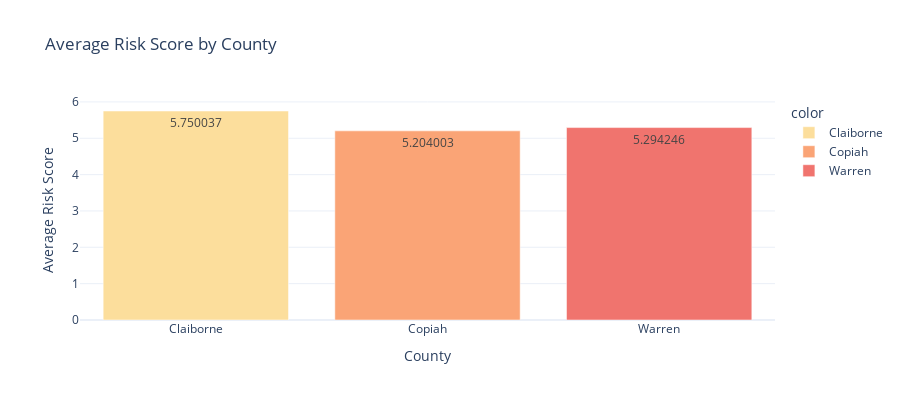

Write notebook code for a chart like this one.
### Code cell
# Visualizing risk scores by County
fig = px.bar(
    x=avg_risk_score_county.index,
    y=avg_risk_score_county.values,
    labels={'x': 'County', 'y': 'Average Risk Score'},
    title='Average Risk Score by County',
    color=avg_risk_score_county.index,
    color_discrete_sequence=px.colors.sequential.Sunsetdark,
    text_auto=True
)

fig.update_layout(
    xaxis_title='County',
    yaxis_title='Average Risk Score',
    template='plotly_white',
    width=900,
    height=400
)

fig.show()

### Figure 1 — Plotly figure (JSON) as saved in the notebook; plotly's stock layout.template omitted (floating-point values rounded to 4 significant figures)
{"data": [{"hovertemplate": "color=Claiborne<br>County=%{x}<br>Average Risk Score=%{y}<extra></extra>", "legendgroup": "Claiborne", "marker": {"color": "rgb(252, 222, 156)", "pattern": {"shape": ""}}, "name": "Claiborne", "orientation": "v", "showlegend": true, "textposition": "auto", "texttemplate": "%{y}", "type": "bar", "x": ["Claiborne"], "xaxis": "x", "y": [5.75], "yaxis": "y"}, {"hovertemplate": "color=Copiah<br>County=%{x}<br>Average Risk Score=%{y}<extra></extra>", "legendgroup": "Copiah", "marker": {"color": "rgb(250, 164, 118)", "pattern": {"shape": ""}}, "name": "Copiah", "orientation": "v", "showlegend": true, "textposition": "auto", "texttemplate": "%{y}", "type": "bar", "x": ["Copiah"], "xaxis": "x", "y": [5.204], "yaxis": "y"}, {"hovertemplate": "color=Warren<br>County=%{x}<br>Average Risk Score=%{y}<extra></extra>", "legendgroup": "Warren", "marker": {"color": "rgb(240, 116, 110)", "pattern": {"shape": ""}}, "name": "Warren", "orientation": "v", "showlegend": true, "textposition": "auto", "texttemplate": "%{y}", "type": "bar", "x": ["Warren"], "xaxis": "x", "y": [5.294], "yaxis": "y"}], "layout": {"barmode": "relative", "height": 400, "legend": {"title": {"text": "color"}, "tracegroupgap": 0}, "title": {"text": "Average Risk Score by County"}, "width": 900, "xaxis": {"anchor": "y", "domain": [0, 1], "title": {"text": "County"}}, "yaxis": {"anchor": "x", "domain": [0, 1], "title": {"text": "Average Risk Score"}}}}
